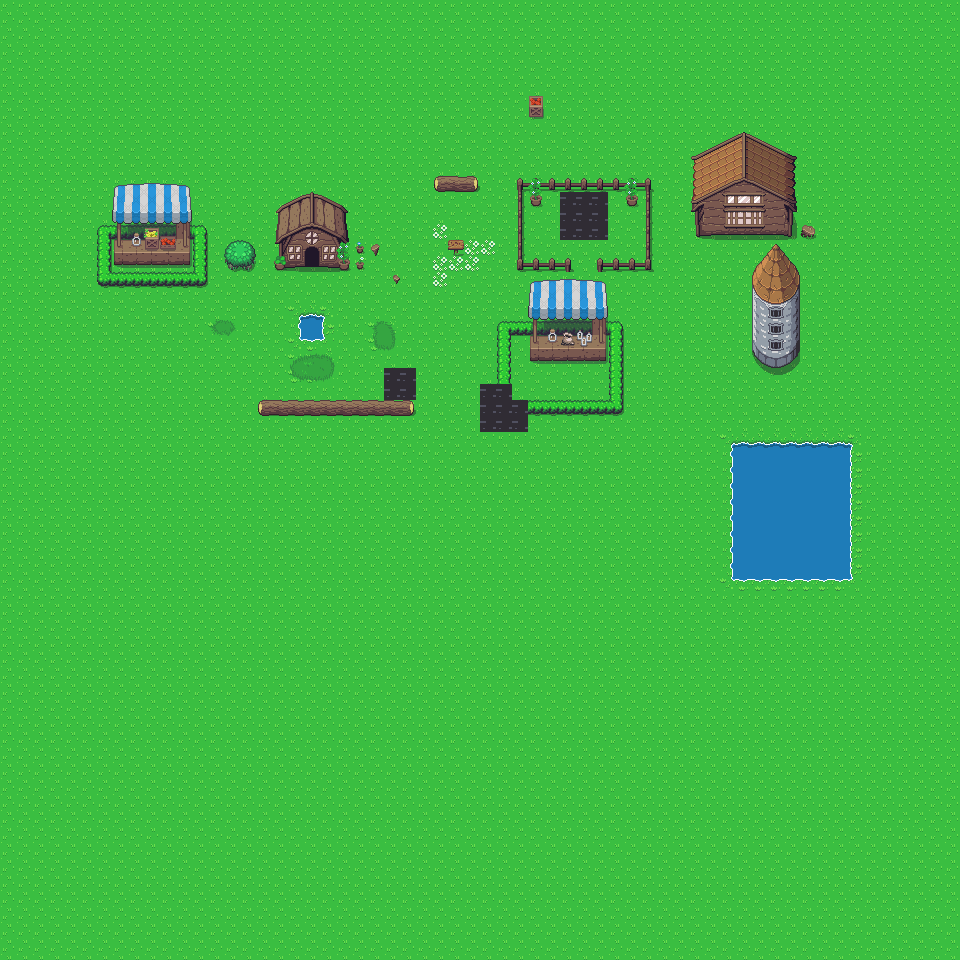

Below is a game level as drawn by its tile map, then a one-line description and the .tmx that defines it (tile-layer data replaced by summaries):
An orthogonal 60x60 tile map with 16x16 px tiles, 8 tile layers (ground, ground decoration, blocking tiles, hidden blocking, ...), 7 tilesets and 14 objects (character2, heart1, character, heart2, fire1, ...).

<map version="1.4" tiledversion="1.4.1" orientation="orthogonal" renderorder="right-down" width="60" height="60" tilewidth="16" tileheight="16" infinite="0" nextlayerid="24" nextobjectid="28">
 <tileset firstgid="1" name="Overworld" tilewidth="16" tileheight="16" tilecount="4356" columns="66">
  <image source="assets/Overworld.png" width="1056" height="1056" />
 </tileset>
 <tileset firstgid="4357" name="character" tilewidth="16" tileheight="32" tilecount="128" columns="16">
  <image source="assets/character.png" width="256" height="256" />
 </tileset>
 <tileset firstgid="4485" name="character_wide" tilewidth="32" tileheight="32" tilecount="64" columns="8">
  <image source="assets/character.png" width="256" height="256" />
 </tileset>
 <tileset firstgid="4549" name="objects" tilewidth="16" tileheight="16" tilecount="720" columns="36">
  <image source="assets/objects.png" width="576" height="320" />
 </tileset>
 <tileset firstgid="5269" name="objects32" tilewidth="32" tileheight="32" tilecount="180" columns="18">
  <image source="assets/objects.png" width="576" height="320" />
 </tileset>
 <tileset firstgid="5449" name="Overworld32" tilewidth="32" tileheight="32" tilecount="1089" columns="33">
  <image source="assets/Overworld.png" width="1056" height="1056" />
 </tileset>
 <tileset firstgid="6538" name="overworld48" tilewidth="48" tileheight="48" tilecount="484" columns="22">
  <image source="assets/Overworld.png" width="1056" height="1056" />
 </tileset>
 <layer id="1" name="ground" width="60" height="60">
  <data>[3600 cells, 3600 non-empty, 13 distinct tile ids]</data>
 </layer>
 <layer id="4" name="ground decoration" width="60" height="60">
  <data>[3600 cells, 23 non-empty, 10 distinct tile ids]</data>
 </layer>
 <layer id="3" name="blocking tiles" width="60" height="60">
  <properties>
   <property name="blocking" type="bool" value="true" />
  </properties>
  <data>[3600 cells, 244 non-empty, 81 distinct tile ids]</data>
 </layer>
 <layer id="23" name="hidden blocking" width="60" height="60">
  <properties>
   <property name="blocking" type="bool" value="true" />
   <property name="hidden" type="bool" value="true" />
  </properties>
  <data>[3600 cells, 21 non-empty, 1 distinct tile ids]</data>
 </layer>
 <objectgroup id="21" name="objects">
  <object id="14" name="character2" gid="4521" x="400" y="240" width="32" height="32">
   <properties>
    <property name="offsetX" type="float" value="0.4" />
    <property name="offsetY" type="float" value="-0.8" />
    <property name="speed" type="float" value="0.2" />
    <property name="tileXIdle" type="int" value="4" />
    <property name="tileXMax" type="int" value="7" />
    <property name="tileXMin" type="int" value="4" />
    <property name="tileXTime" type="int" value="200" />
    <property name="tileYDown" type="int" value="4" />
    <property name="tileYLeft" type="int" value="7" />
    <property name="tileYRight" type="int" value="5" />
    <property name="tileYUp" type="int" value="6" />
   </properties>
  </object>
  <object id="16" name="heart1" gid="4841" x="357.333" y="342.667" width="16" height="16">
   <properties>
    <property name="tileXAnim" type="bool" value="true" />
    <property name="tileXMax" type="int" value="7" />
    <property name="tileXMin" type="int" value="4" />
    <property name="tileXTime" type="int" value="200" />
   </properties>
  </object>
  <object id="15" name="character" gid="4357" x="448" y="226" width="16" height="32">
   <properties>
    <property name="offsetY" type="int" value="-1" />
    <property name="speed" type="float" value="0.1" />
    <property name="tileXIdle" type="int" value="0" />
    <property name="tileXMax" type="int" value="3" />
    <property name="tileXMin" type="int" value="0" />
    <property name="tileXTime" type="int" value="200" />
    <property name="tileYDown" type="int" value="0" />
    <property name="tileYLeft" type="int" value="3" />
    <property name="tileYRight" type="int" value="1" />
    <property name="tileYUp" type="int" value="2" />
   </properties>
  </object>
  <object id="17" name="heart2" gid="4657" x="388" y="280" width="16" height="16">
   <properties>
    <property name="tileXAnim" type="bool" value="true" />
    <property name="tileXMax" type="int" value="3" />
    <property name="tileXMin" type="int" value="0" />
    <property name="tileXTime" type="int" value="300" />
   </properties>
  </object>
  <object id="18" name="fire1" gid="4661" x="448" y="336" width="16" height="16">
   <properties>
    <property name="tileXAnim" type="bool" value="true" />
    <property name="tileXMax" type="int" value="10" />
    <property name="tileXMin" type="int" value="4" />
    <property name="tileXTime" type="int" value="200" />
   </properties>
  </object>
  <object id="19" name="coin1" gid="4693" x="480" y="304" width="16" height="16">
   <properties>
    <property name="offsetY" type="int" value="0" />
    <property name="text" value="Enough of me, and you'll be rich" />
    <property name="tileXAnim" type="bool" value="true" />
    <property name="tileXMax" type="int" value="3" />
    <property name="tileXMin" type="int" value="0" />
    <property name="tileXTime" type="int" value="200" />
    <property name="trigger" value="msgBox" />
   </properties>
  </object>
  <object id="20" name="stump1" gid="5359" x="384" y="400" width="32" height="32">
   <properties>
    <property name="tileXAnim" type="bool" value="true" />
    <property name="tileXAnimStage2Frame" type="int" value="16" />
    <property name="tileXMax" type="int" value="16" />
    <property name="tileXMin" type="int" value="0" />
    <property name="tileXTime" type="int" value="400" />
   </properties>
  </object>
  <object id="21" name="rock1" gid="5279" x="480" y="240" width="32" height="32">
   <properties>
    <property name="tileXAnim" type="bool" value="true" />
    <property name="tileXAnimStage2Frame" type="int" value="12" />
    <property name="tileXMax" type="int" value="12" />
    <property name="tileXMin" type="int" value="10" />
    <property name="tileXTime" type="int" value="4000" />
   </properties>
  </object>
  <object id="22" name="firering1" gid="5295" x="304" y="384" width="32" height="32">
   <properties>
    <property name="offsetY" type="int" value="0" />
    <property name="text" value="Wooosh!" />
    <property name="tileXAnim" type="bool" value="true" />
    <property name="tileXMax" type="int" value="15" />
    <property name="tileXMin" type="int" value="8" />
    <property name="tileXTime" type="int" value="200" />
    <property name="trigger" value="msgBox" />
   </properties>
  </object>
  <object id="23" name="housetrigger" x="304" y="256" width="16" height="16">
   <properties>
    <property name="mapFile" value="inside.tmx" />
    <property name="setCharX" type="int" value="5" />
    <property name="setCharY" type="int" value="10" />
    <property name="trigger" value="loadMap" />
   </properties>
  </object>
  </objectgroup>
 <layer id="5" name="Tile Layer 4" width="60" height="60">
  <data>[3600 cells, 15 non-empty, 13 distinct tile ids]</data>
 </layer>
 <layer id="15" name="above char" width="60" height="60" tintcolor="#0055ff">
  <properties>
   <property name="aboveChar" type="bool" value="true" />
  </properties>
  <data>[3600 cells, 99 non-empty, 69 distinct tile ids]</data>
 </layer>
 <layer id="17" name="test" width="60" height="60">
  <data>[3600 cells, 4 non-empty, 4 distinct tile ids]</data>
 </layer>
 <layer id="16" name="above char 2" width="60" height="60" tintcolor="#0055ff">
  <properties>
   <property name="aboveChar" type="bool" value="true" />
  </properties>
  <data>[3600 cells, 15 non-empty, 11 distinct tile ids]</data>
 </layer>
</map>
<!-- 4 of 14 objects omitted -->
